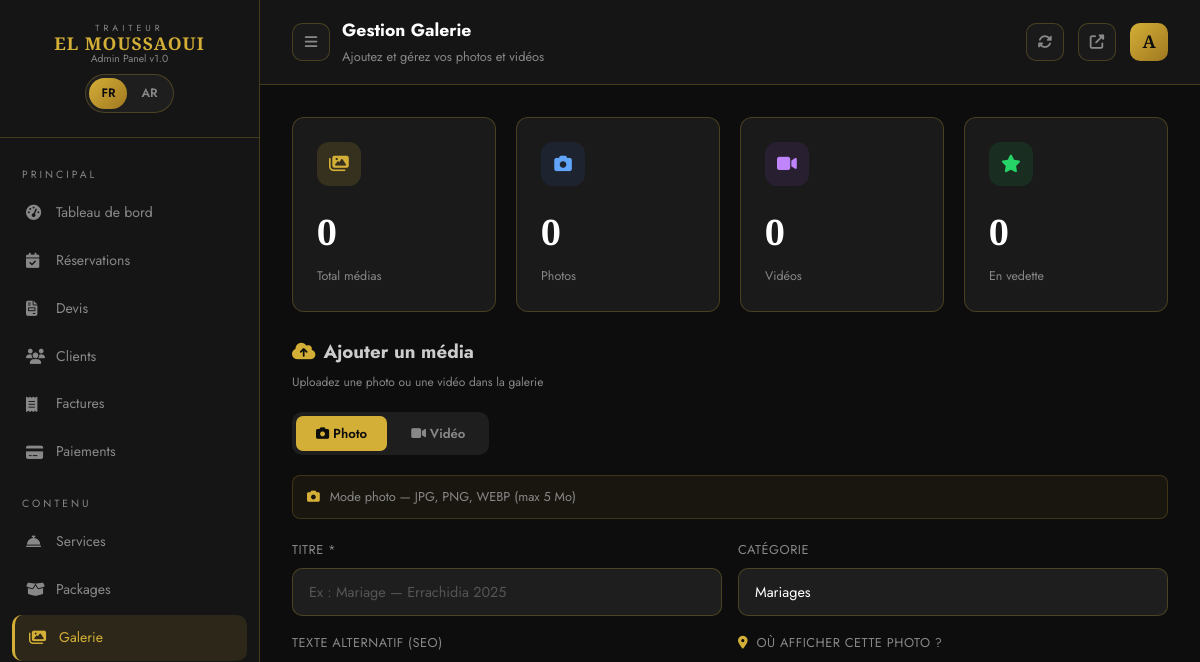
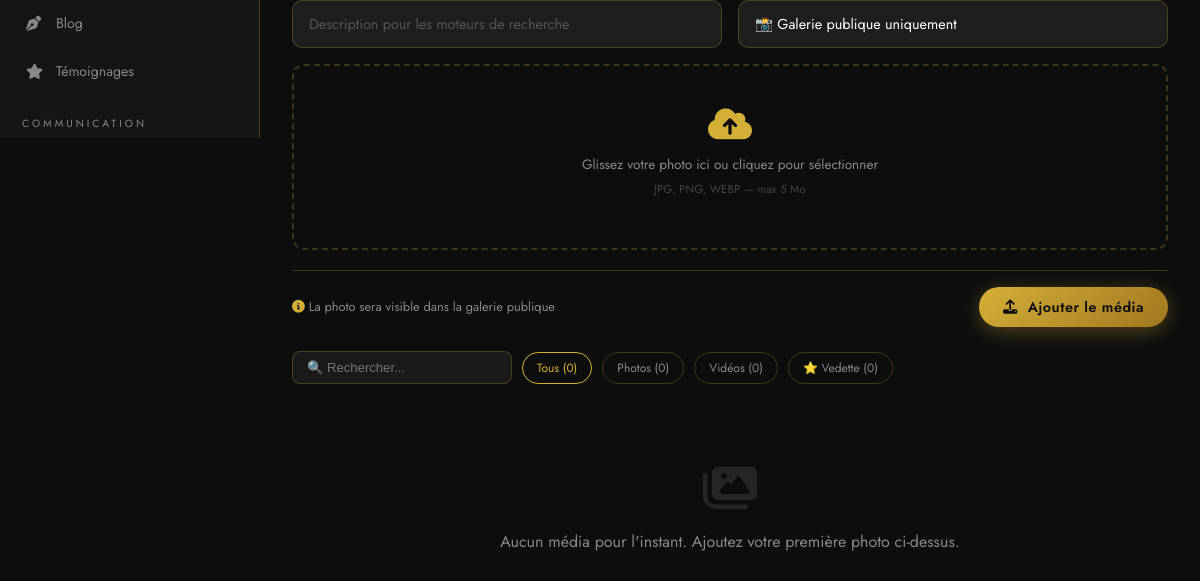
/admin/galerie-admin.php (signed in), run on an earlier commit of the app's database (2 pictures, top to bottom).
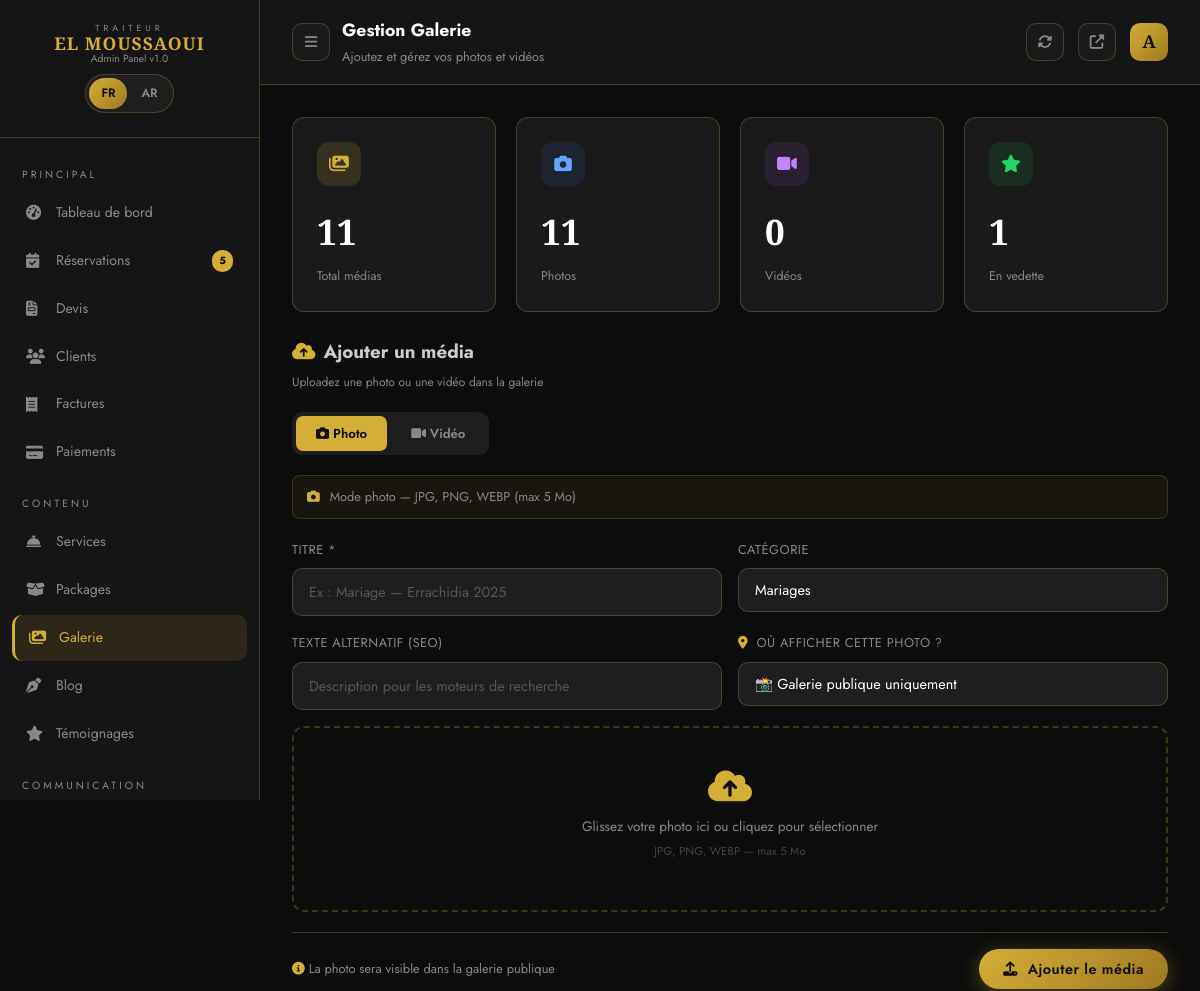
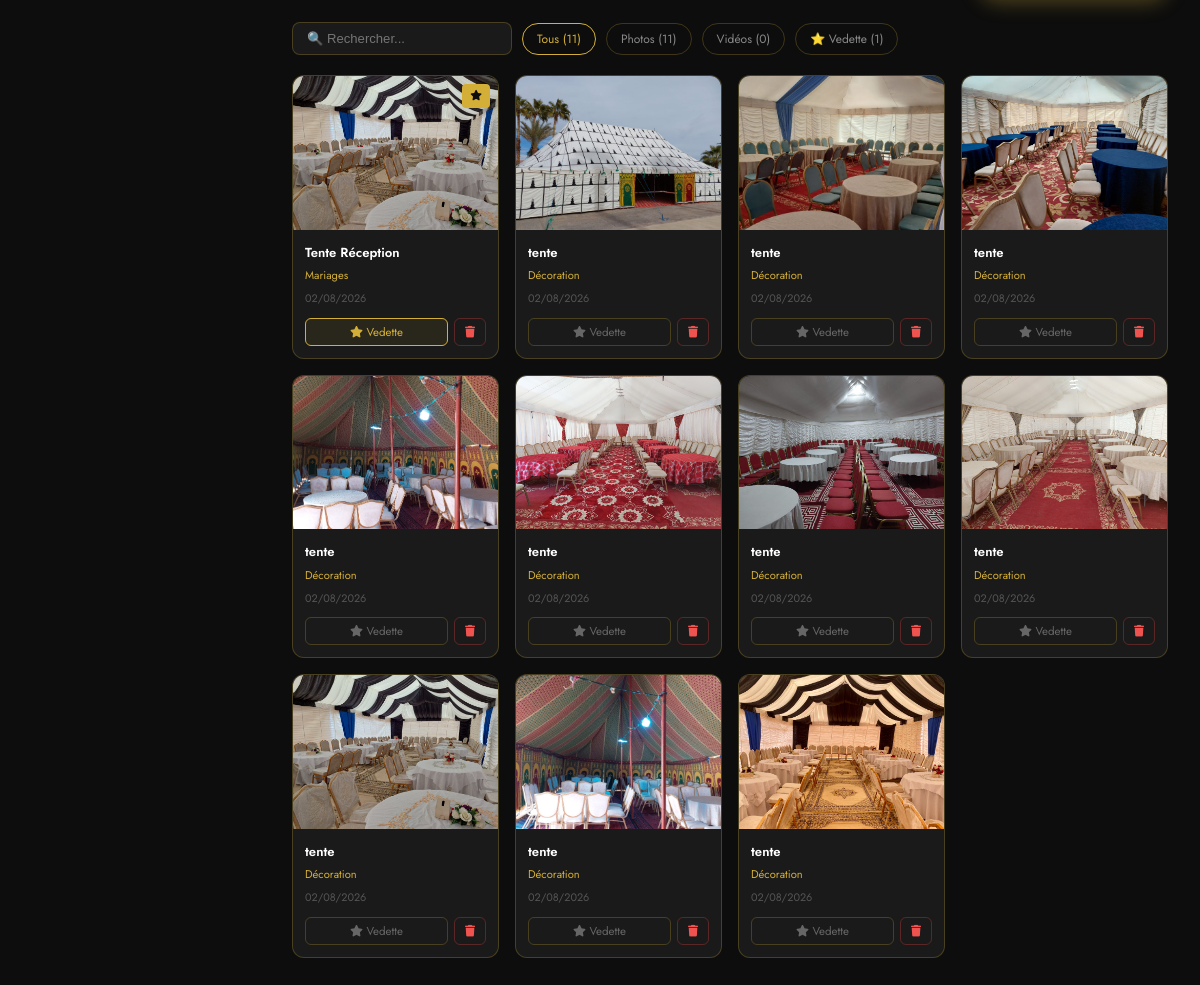
And on a later commit of the database (2 pictures, top to bottom).
### tables this page shows
CREATE TABLE `galerie` (
  `id` int(10) UNSIGNED NOT NULL,
  `categorie_id` int(10) UNSIGNED NOT NULL,
  `type` enum('photo','video') NOT NULL DEFAULT 'photo',
  `titre` varchar(200) DEFAULT NULL,
  `description` text DEFAULT NULL,
  `fichier` varchar(255) DEFAULT NULL COMMENT 'Chemin fichier image',
  `url_video` varchar(500) DEFAULT NULL COMMENT 'URL YouTube/Vimeo si vidéo',
  `miniature` varchar(255) DEFAULT NULL COMMENT 'Chemin miniature',
  `alt_text` varchar(255) DEFAULT NULL COMMENT 'Texte alternatif SEO',
  `tags` longtext DEFAULT NULL CHECK (json_valid(`tags`)),
  `ordre` int(10) UNSIGNED NOT NULL DEFAULT 0,
  `vues` int(10) UNSIGNED NOT NULL DEFAULT 0,
  `en_vedette` tinyint(1) NOT NULL DEFAULT 0,
  `actif` tinyint(1) NOT NULL DEFAULT 1,
  `created_at` timestamp NOT NULL DEFAULT current_timestamp(),
  `updated_at` timestamp NOT NULL DEFAULT current_timestamp() ON UPDATE current_timestamp()
);

CREATE TABLE `categories_galerie` (
  `id` int(10) UNSIGNED NOT NULL,
  `nom` varchar(100) NOT NULL,
  `nom_ar` varchar(100) DEFAULT NULL,
  `slug` varchar(120) NOT NULL,
  `ordre` int(10) UNSIGNED NOT NULL DEFAULT 0,
  `actif` tinyint(1) NOT NULL DEFAULT 1
);

### admin/galerie-admin.php (the view, shortened to what the rows shown need)
<?php
require_once __DIR__ . '/../includes/config.php';
$medias = $pdo->query("
    SELECT g.*, c.nom AS categorie_nom
    FROM galerie g
    LEFT JOIN categories_galerie c ON g.categorie_id = c.id
    ORDER BY g.created_at DESC
")->fetchAll();
$totalPhotos  = count(array_filter($medias, fn($m) => $m['type'] === 'photo'));
$totalVideos  = count(array_filter($medias, fn($m) => $m['type'] === 'video'));
$totalVedette = count(array_filter($medias, fn($m) => $m['en_vedette'] == 1));
$totalAll     = count($medias);
?>
<!DOCTYPE html>
<html lang="fr">
<head>
  <link rel="stylesheet" href="https://cdnjs.cloudflare.com/ajax/libs/font-awesome/6.5.0/css/all.min.css">
  <link rel="stylesheet" href="../css/style.css">
</head>
<body>
<div class="admin-layout">
  <main class="admin-main">
    <div class="admin-topbar">
      <div style="display:flex;align-items:center;gap:12px">
        <div class="topbar-title">
          <h2>Gestion Galerie</h2>
        </div>
      </div>
    </div>
    <div class="admin-content">
      <div class="stats-grid" style="margin-bottom:24px">
        <div class="stat-card">
          <div class="stat-card-header">
            <div class="stat-card-icon" style="background:rgba(37,211,102,.1);color:#25D366"><i class="fas fa-star"></i></div>
          </div>
          <div class="stat-card-value"><?= $totalVedette ?></div>
          <div class="stat-card-label">En vedette</div>
        </div>
      </div>
      <div class="filter-bar">
        <input type="text" id="searchInput" placeholder="🔍 Rechercher..." oninput="filterMedia()">
        <button class="ftag active" onclick="setFilter('all',this)">Tous (<?= $totalAll ?>)</button>
        <button class="ftag" onclick="setFilter('photo',this)">Photos (<?= $totalPhotos ?>)</button>
        <button class="ftag" onclick="setFilter('video',this)">Vidéos (<?= $totalVideos ?>)</button>
        <button class="ftag" onclick="setFilter('vedette',this)">⭐ Vedette (<?= $totalVedette ?>)</button>
      </div>
      <?php if (empty($medias)): ?>
      <div class="empty-state">
        <i class="fas fa-images"></i>
        <p>Aucun média pour l'instant. Ajoutez votre première photo ci-dessus.</p>
      </div>
      <?php else: ?>
      <div class="media-grid" id="mediaGrid">
        <?php foreach ($medias as $m):
          $isVid = $m['type'] === 'video';
          $src   = '';
          if (!$isVid && $m['fichier']) $src = UPLOAD_URL.'/'.$m['fichier'];
          elseif ($isVid && $m['miniature']) $src = UPLOAD_URL.'/'.$m['miniature'];
          $date = date('d/m/Y', strtotime($m['created_at']));
        ?>
        <div class="media-card"
             data-type="<?= $m['type'] ?>"
             data-vedette="<?= $m['en_vedette'] ?>"
             data-title="<?= strtolower(htmlspecialchars($m['titre'] ?? '')) ?>">
          <div class="media-thumb">
            <?php if ($src): ?>
              <img src="<?= htmlspecialchars($src) ?>" alt="" loading="lazy">
            <?php else: ?>
              <i class="fas <?= $isVid ? 'fa-film' : 'fa-image' ?> no-img"></i>
            <?php endif; ?>
            <?php if ($m['en_vedette']): ?><span class="star-badge"><i class="fas fa-star"></i></span><?php endif; ?>
          </div>
          <div class="media-body">
            <div class="media-title" title="<?= htmlspecialchars($m['titre'] ?? '') ?>"><?= htmlspecialchars($m['titre'] ?? 'Sans titre') ?></div>
            <div class="media-cat"><?= htmlspecialchars($m['categorie_nom'] ?? '—') ?></div>
            <div class="media-date"><?= $date ?></div>
            <div class="media-btns">
              <button class="btn-star <?= $m['en_vedette'] ? 'on' : '' ?>"
                      onclick="toggleVedette(<?= $m['id'] ?>,this)">
                <i class="fas fa-star"></i> Vedette
              </button>
              <button class="btn-del-m"
                      onclick="confirmDel(<?= $m['id'] ?>,'<?= addslashes($m['titre'] ?? '') ?>')">
                <i class="fas fa-trash"></i>
              </button>
            </div>
          </div>
        </div>
        <?php endforeach; ?>
      </div>
      <?php endif; ?>
    </div>
  </main>
</div>
</body>
</html>

What changed in the data, as far as the page shows it:
added galerie: en_vedette "1", fichier (picture), titre "Tente Réception", categorie.nom "Mariages", created_at "02/08/2026"
added galerie: fichier (picture), titre "tente", categorie.nom "Décoration", created_at "02/08/2026"
added galerie: fichier (picture), titre "tente", categorie.nom "Décoration", created_at "02/08/2026"
added galerie: fichier (picture), titre "tente", categorie.nom "Décoration", created_at "02/08/2026"
added galerie: fichier (picture), titre "tente", categorie.nom "Décoration", created_at "02/08/2026"
added galerie: fichier (picture), titre "tente", categorie.nom "Décoration", created_at "02/08/2026"
added galerie: fichier (picture), titre "tente", categorie.nom "Décoration", created_at "02/08/2026"
added galerie: fichier (picture), titre "tente", categorie.nom "Décoration", created_at "02/08/2026"
added galerie: fichier (picture), titre "tente", categorie.nom "Décoration", created_at "02/08/2026"
added galerie: fichier (picture), titre "tente", categorie.nom "Décoration", created_at "02/08/2026"
added galerie: fichier (picture), titre "tente", categorie.nom "Décoration", created_at "02/08/2026"
Also different on the page:
$badgeDevis: (not shown) → "5"
$totalAll: "0" → "11"
$totalPhotos: "0" → "11"
$totalVedette: "0" → (not shown)
text no longer shown: "Aucun média pour l'instant. Ajoutez votre première photo ci-dessus."
